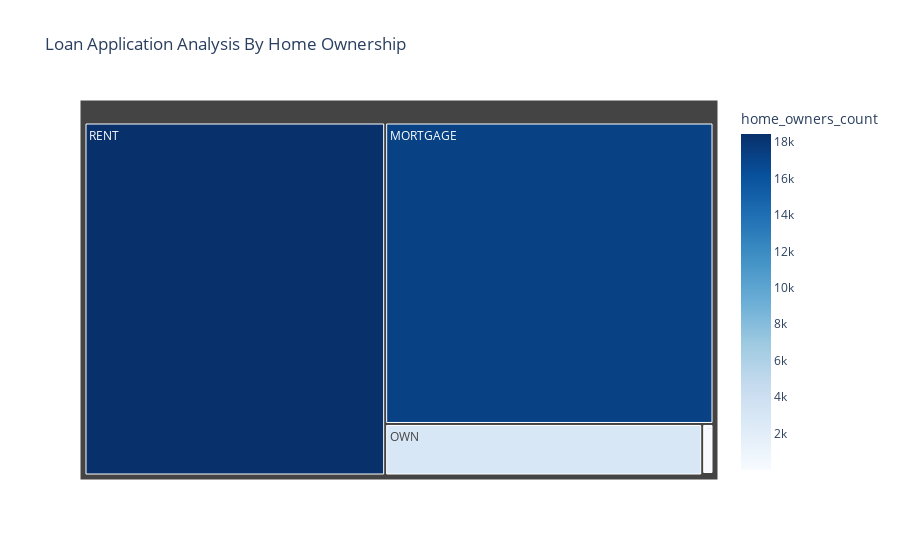

Source (notebook cell):
### Markdown cell above
### home ownership Analysis By No of Applications

### Code cell
home_owners_app = df.groupby('home_ownership')['id'].count().reset_index()
home_owners_app['home_owners_count'] = home_owners_app['id']


fig= px.treemap(
    home_owners_app,
    path = ['home_ownership'],
    values= 'home_owners_count',
    color='home_owners_count',
    color_continuous_scale='blues',
    title = 'Loan Application Analysis By Home Ownership'
    labels=
)

fig.show()

### Figure 1 — Plotly figure (JSON) as saved in the notebook; plotly's stock layout.template omitted (floating-point values rounded to 4 significant figures)
{"data": [{"branchvalues": "total", "customdata": [[17198], [3], [98], [2838], [18439]], "domain": {"x": [0, 1], "y": [0, 1]}, "hovertemplate": "labels=%{label}<br>home_owners_count_sum=%{value}<br>parent=%{parent}<br>id=%{id}<br>home_owners_count=%{color}<extra></extra>", "ids": ["MORTGAGE", "NONE", "OTHER", "OWN", "RENT"], "labels": ["MORTGAGE", "NONE", "OTHER", "OWN", "RENT"], "marker": {"coloraxis": "coloraxis", "colors": [17198, 3, 98, 2838, 18439]}, "name": "", "parents": ["", "", "", "", ""], "type": "treemap", "values": [17198, 3, 98, 2838, 18439]}], "layout": {"coloraxis": {"colorbar": {"title": {"text": "home_owners_count"}}, "colorscale": [[0, "rgb(247,251,255)"], [0.125, "rgb(222,235,247)"], [0.25, "rgb(198,219,239)"], [0.375, "rgb(158,202,225)"], [0.5, "rgb(107,174,214)"], [0.625, "rgb(66,146,198)"], [0.75, "rgb(33,113,181)"], [0.875, "rgb(8,81,156)"], [1, "rgb(8,48,107)"]]}, "legend": {"tracegroupgap": 0}, "title": {"text": "Loan Application Analysis By Home Ownership"}}}
